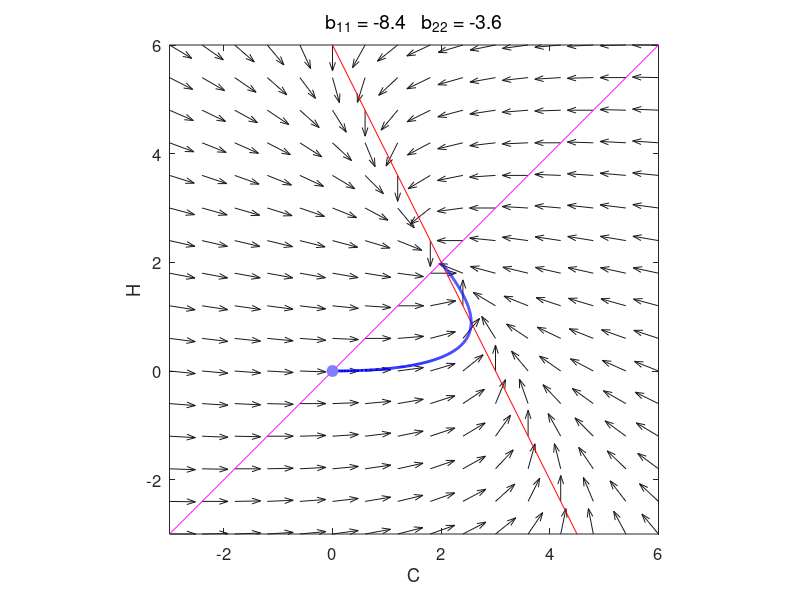
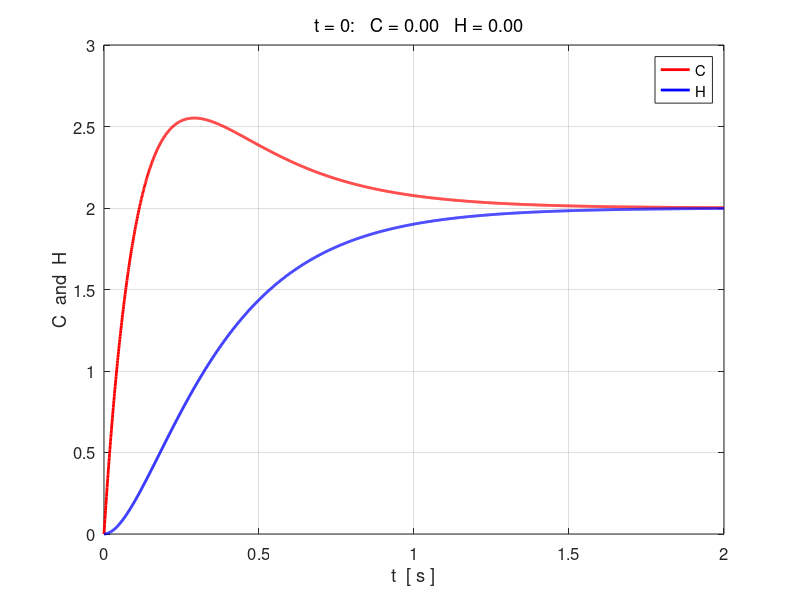

These figures' MATLAB source, in order:
% chaos10.m

% Dynamics of Linear and Nonlinear Systems
% PHASE PLANE ANALYSIS: Linear Systems:
% Reitna model: C-cells / H-cells negative feedback interaction

% Ian Cooper
% email: ian.cooper@sydney.edu.au
% School of Physics, University of Sydney
% 180813 / Matlab version R2018a

% DOING PHYSICS WITH MATLAB 
%    https://d-arora.github.io/Doing-Physics-With-Matlab/
% Reference page for documentation and notes
%    http://www.physics.usyd.edu.au/teach_res/mp/doc/chaos10.pdf
%    http://www.physics.usyd.edu.au/teach_res/mp/doc/chaos10eye.pdf

clear 
close all  
clc


% INPUTS [default values] ===========================================

% D.E. coefficients  K matrix  [2 1 0; 2 -1 0]   comment / uncomment
% tauC = 0.025; tauH = 0.08; k = 4; L = 10;
 tauC = 0.1; tauH = 0.5; k = 0.5; L = 3;

% Initial conditions t = 0: x1(1)  [C = 0]
   x1I = 0;
   
% Initial conditions: t =0: x2(1)  [H = 0]]
   x2I = 0;  

% Time domain: time interval tMax [0.5] / number of time steps nT [2000]
   tMax = 2;
   nT = 2000;

% Phase space setup: dimensions [-10 to + 10] / number of vectors nX*nX [16] 
   Lxy = 6;
   x1Min = -Lxy/2; 
   x1Max = Lxy;
   x2Min = -Lxy/2; 
   x2Max = Lxy;
   nX = 16;      

     
% CALCULATIONS =====================================================

% K matrix
  k11 = -1/tauC; k12 = -k/tauC; k13 = L/tauC;
  k21 = 1/tauH; k22 = -1/tauH; k23 = 0;
  K = [k11 k12;k21 k22];
 
% Equilibrium (critical) point 
   xC = K\[-k13;-k23];
    
% (x,y) coordinates for a set of Initial Conditions
    LenXI = length(x1I);
    xI = [x1I; x2I];
%    x1I(LenXI+1:2*LenXI) = x1I;
%    x2I = x2I.*ones(1,LenXI);
%    x2I(LenXI+1:2*LenXI) = -x2I;

% Eigenfunctions a and eigenvalues b
   [a, b] = eig(K);
   

% COMMAND WINDOW OUTPUT  ==============================================
  disp('D.E. coefficients k11 k12 k13 / k21 k23 k23')
  fprintf('   %2.2f   %2.2f   %2.2f ',k11,k12,k13);
  disp('  ')
  fprintf('   %2.2f   %2.2f   %2.2f ',k21,k22,k23);
  disp('  ')
  disp('  ')
  disp('Eigenvalues b = ')
  disp(b)
  disp('Eigenfunction a = ')
  disp(a)
  
  
% SOLUTIONS D.E.  =====================================================  

% C coefficients
   C = a\(xI-xC);

% c coefficients
   cc = zeros(2,2);
   cc(:,1) = a(:,1)*C(1);
   cc(:,2) = a(:,2)*C(2);

% Time domain 
   t = linspace(0,tMax,nT);
  
% Phase space state variables: Solutions for "z values" 
   x1 = cc(1,1).*exp(b(1,1)*t) + cc(1,2).*exp(b(2,2)*t);
   x2 = cc(2,1).*exp(b(1,1)*t) + cc(2,2).*exp(b(2,2)*t);

% Translations  
   x1 = x1 + xC(1);
   x2 = x2 + xC(2);
  
% Phase plane grid and unit vectors
   x = linspace(x1Min,x1Max,nX);
   y = linspace(x2Min,x2Max,nX);
   [xx, yy] = meshgrid(x,y);
   f = K(1,1).*xx + K(1,2).*yy + k13;
   g = K(2,1).*xx + K(2,2).*yy + k23;
  
   fs = f./sqrt(f.^2 + g.^2);    % unit vectors
   gs = g./sqrt(f.^2  +g.^2);
  
% x1 and x2 nullclines: slopes m 
   mx = -(K(1,1))/K(1,2);
   my = -(K(2,1))/K(2,2);
   xN = mx .* x - k13/k12;
   yN = my .* x - k23/k22;
   
   
% GRAPHICS ============================================================   
figure(1)   % phase space portrait
   FS = 12;
   pos = [0.02 0.05 0.25 0.35];
   set(gcf,'Units','normalized');
   set(gcf,'Position',pos);
   set(gcf,'color','w');
   

% VECTOR FIELD
   hq = quiver(xx,yy,fs,gs);
   xlim([x1Min x1Max])
   ylim([x2Min x2Max])
   
   set(hq,'color',[0.1 0.1 0.1],'AutoScaleFactor',0.6);
   set(gca,'fontsize',FS)
   
   hold on
   
% NULLCLINES
   xP = x; yP = xN;
   if K(1,2) == 0
     xP = [xC(1) xC(1)];  yP = [x2Min x2Max]; 
   end    
   plot(xP,yP,'r');
   
   xP = x; yP = yN;
   if K(2,2) == 0
     xP = [xC(1) xC(1)];  yP = [x2Min x2Max]; 
   end    
   plot(xP,yP,'m');
   
% TRAJECTORY   
   plot(real(x1),real(x2),'b','linewidth',2);
   
% INITIAL CONDITIONS   
   Hplot = plot(real(x1(1)),real(x2(1)),'o');
   set(Hplot,'markersize',8,'markerFaceColor',[0.5 0.5 1],'markerEdgeColor',[0.5 0.5 1])
   
% Graph setup   
   axis square
   xlabel('C')
   ylabel('H')
   box on
   tm1 = 'b_{11} = ';
   tm2 = num2str(b(1,1),'%3.1f ');
   tm3 = '   b_{22} = ';
   tm4 = num2str(b(2,2),'%3.1f');
   tm = [tm1 tm2 tm3 tm4];
   ht = title(tm,'fontweight','normal');
   set(ht,'Fontsize',14);


figure(2)  % state variables as functions of time
   FS = 12;
   pos = [0.32 0.05 0.25 0.35];
   set(gcf,'Units','normalized');
   set(gcf,'Position',pos);
   set(gcf,'color','w');
   
   xP = t; yP = real(x1);
   plot(xP,yP,'r','linewidth',2);
   hold on
   yP = real(x2);
   plot(xP,yP,'b','linewidth',2)
   grid on
   legend('C','H');
   xlabel('t  [ s ]'); ylabel('C  and  H');
   tm1 = '  t = 0:   C = ';
   tm2 = num2str(real(x1(1)),'%3.2f ');
   tm3 = '   H = ';
   tm4 = num2str(real(x2(1)),'%3.2f');
   tm = [tm1 tm2 tm3 tm4];
   title(tm,'fontweight','normal')
   set(gca,'fontsize',FS)
   
   
   
